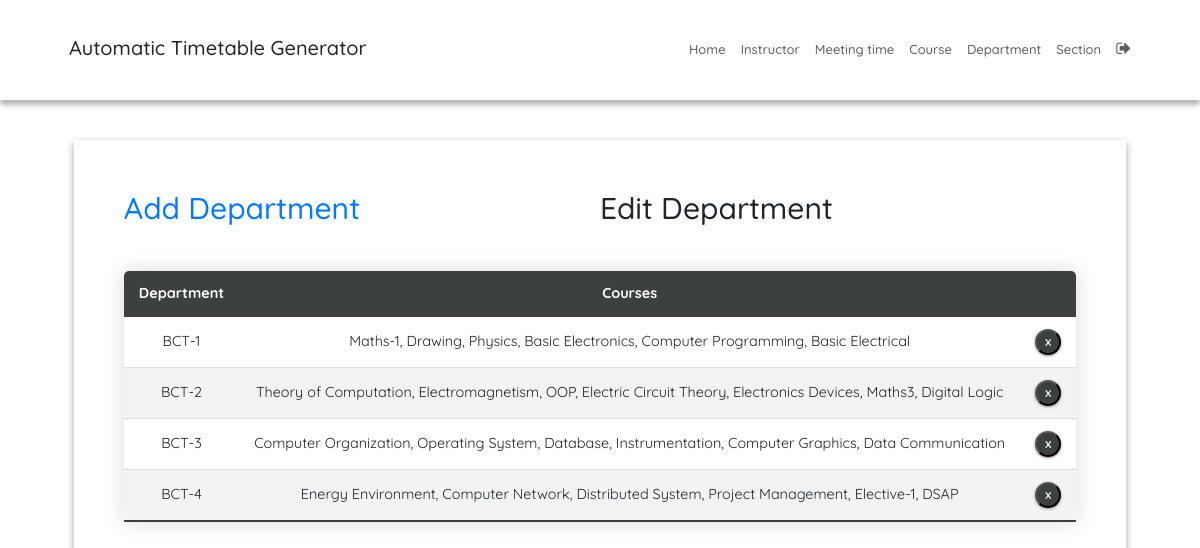
/departmentEdit/ (signed in), run on the app's committed database.
### SchedulerApp/models.py (models this page shows, shortened)
class Department(models.Model):
    dept_name = models.CharField(max_length=50)
    courses = models.ManyToManyField(Course)

### SchedulerApp/views.py (the view)
# urls.py: path('departmentEdit/', departmentEdit, name='departmentEdit'),
@login_required
def departmentEdit(request):
    course = defaultdict(list)
    for dept in Department.courses.through.objects.all():
        dept_name = Department.objects.filter(
            id=dept.department_id).values('dept_name')[0]['dept_name']
        course_name = Course.objects.filter(
            course_number=dept.course_id).values(
                'course_name')[0]['course_name']
        course[dept_name].append(course_name)
    context = {'departments': Department.objects.all(), 'course': course}
    return render(request, 'departmentEdit.html', context)

### SchedulerApp/templatetags/index.py (called while the page is built)
@register.filter
def dictKey(d, k):
    return ', '.join(d[k]) if k in d else ''  # Avoid KeyError if key doesn't exist

@register.tag
def active(parser, token):
    args = token.split_contents()
    template_tag = args[0]
    if len(args) < 2:
        raise (template.TemplateSyntaxError, f'{template_tag} tag requires at least one argument')
    return NavSelectedNode(args[1:])

    def render(self, context):
        path = context['request'].path
        for p in self.patterns:
            pValue = template.Variable(p).resolve(context)
            if path == pValue:
                return 'active'
        return ''

### templates/departmentEdit.html (shortened to what this page needs)
{% extends 'base.html' %}
{% block content %}
{% load static %}
{% load index %}
<fieldset class="fieldset">
  <div class="tablink">
    <a href="{% url 'departmentAdd'%}">
      <h1 onclick="openPage('new')" id="defaultOpen">Add Department</h1>
    </a>
    <h1 onclick="openPage('edit')" id="link_to_edit">Edit Department</h1>
  </div>
  <div class="tabcontent" id="edit">
    <table class="editTable">
      <thead>
        <tr class="table-headers">
          <th>Department</th>
          <th>Courses</th>
          <th class="empty"></th>
        </tr>
      </thead>
      <tbody>
        {% for dept in departments %}
        <tr>
          <td>{{dept.dept_name}}</td>
          <td>{{course|dictKey:dept.dept_name}}</td>
          <td class="empty">
            <form action="{% url 'deletedepartment' dept.id %}" method="post">
              <input type="submit" value="X" class="cross">
            </form>
          </td>
        </tr>
        {% endfor %}
      </tbody>
    </table>
  </div>
</fieldset>
{% endblock %}

### static/CSS/style.css (style rules this page uses)
:root { --green4: #343837; --green5: #303333; --green6: #454a49; --green7: #3c403f; --white: #fff; --grey: #aaa; --dark-grey: #444; --light-grey: #a29999; --lighter-grey: #dddddd; --lightest-grey: #f3f3f3; --box-shadow: #9e9292; }
html { font-size: 100%; box-sizing: border-box; scroll-behavior: smooth; }
html, body { margin: 0; padding: 0; width: 100vw; min-height: 100%; text-rendering: optimizeLegibility; font-family: "Quicksand", sans-serif; font-size: 62.5%; }
body { position: relative; }
a { text-decoration: none; }
fieldset { padding: 50px; border-radius: 0 0 8px 8px; background: transparent; box-shadow: rgba(0, 0, 0, 0.145) 0px 4px 8px, rgba(0, 0, 0, 0.24) 0px 3px 8px; border-top: 5px solid var(--green1); }
.fieldset { min-width: 65rem; font-size: 1.6rem; }
.tablink { display: grid; grid-template-columns: 1fr 1fr; }
.tablink h1 { color: var(--green3); padding-bottom: 2rem; cursor: pointer; font-size: 3rem; }
.tabcontent { display: grid; gap: 3rem; }
.editTable, .timetable { border-collapse: collapse; margin-top: 2rem; font-size: 0.9em; min-width: 40rem; border-radius: 5px 5px 0 0; overflow: hidden; box-shadow: 0 0 20px rgba(0, 0, 0, 0.15); text-align: center; }
.editTable thead tr, .timetable thead tr { background-color: var(--green7); color: var(--white); font-weight: bold; }
.editTable th, .editTable td, .timetable th, .timetable td { padding: 1.2rem 1.5rem; }
.editTable tbody tr, .timetable tbody tr { border-bottom: 1px solid var(--lighter-grey); }
.editTable tbody tr:nth-of-type(even), .timetable tbody tr:nth-of-type(even) { background-color: var(--lightest-grey); }
.editTable tbody tr:last-of-type, .timetable tbody tr:last-of-type { border-bottom: 2px solid var(--green7); }
.empty form { display: flex; justify-content: center; }
.cross { border-radius: 50%; font-size: 1rem; font-weight: bold; box-shadow: 0px 1px 3px 0px var(--box-shadow); padding: 4px; color: var(--white); background-color: var(--green7); cursor: pointer; width: 2.6rem; height: 2.6rem; }

### data on the page
Department: dept_name "BCT-1", dept_name "Maths-1, Drawing, Physics, Basic Electronics, Computer Programming, Basic Electrical"
Department: dept_name "BCT-2", dept_name "Theory of Computation, Electromagnetism, OOP, Electric Circuit Theory, Electronics Devices, Maths3, Digital Logic"
Department: dept_name "BCT-3", dept_name "Computer Organization, Operating System, Database, Instrumentation, Computer Graphics, Data Communication"
Department: dept_name "BCT-4", dept_name "Energy Environment, Computer Network, Distributed System, Project Management, Elective-1, DSAP"
